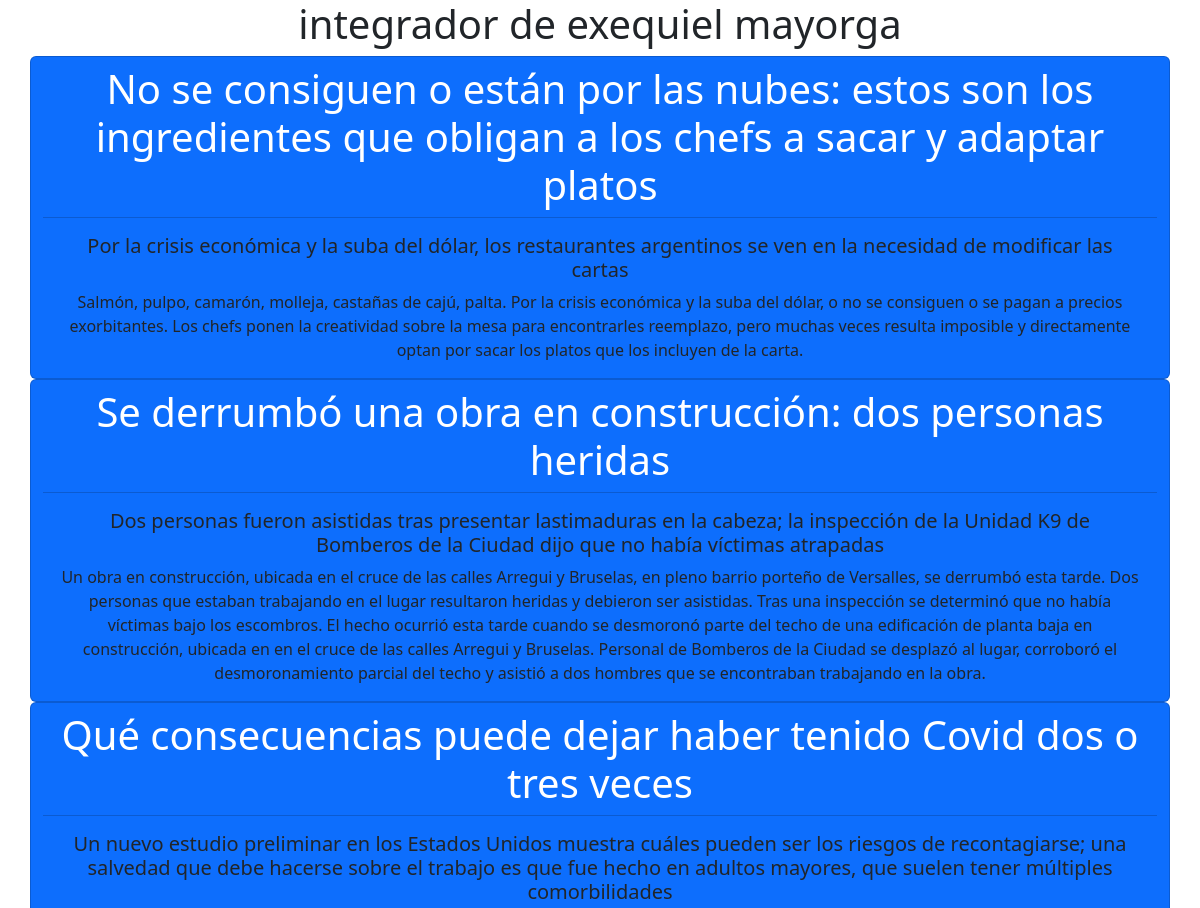
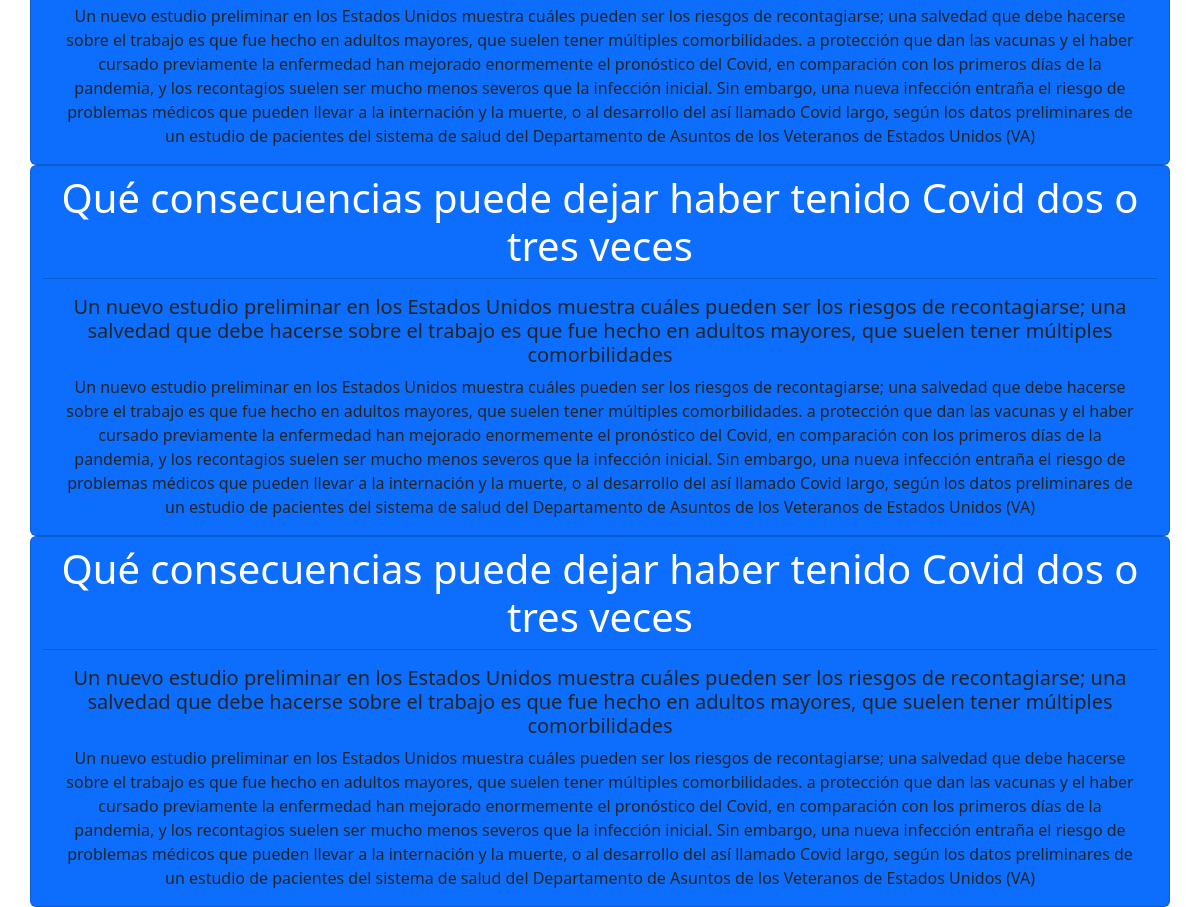
The page / on the database its author committed (2 pictures, top to bottom).
### app_integrador/models.py (models this page shows)
class Diario(models.Model):
    titulo = models.CharField(max_length=200)
    epigrafe = models.TextField()
    cuerpo = models.TextField()

### app_integrador/views.py (the view)
# urls.py: path('', views.diario, name='diario'),
def diario(request):
    data = Diario.objects.all()
    return render(request, 'app_integrador/home.html', {'noticias': data})

### app_integrador/templates/app_integrador/home.html (shortened to what this page needs)
<!DOCTYPE html>
<html lang="en">
<head>
    <link href="https://cdn.jsdelivr.net/npm/bootstrap@5.2.0-beta1/dist/css/bootstrap.min.css" rel="stylesheet"
>
</head>
<body>
    <div class="container text-center">
        <div class="row justify-content-center alig-items-center">
            <p class='h1'> integrador de exequiel mayorga </p>
            {% for noticia in noticias %}
            <div class="card bg-primary">
                <div class="card-header text-bg-primary h1">
                    {{ noticia.titulo }}
                </div>
                <div class="card-body">
                    <h5 class="card-title">{{ noticia.epigrafe }}</h5>
                    <p class="card-text">{{ noticia.cuerpo }}</p>
                </div>
            </div>
            <br>
            <br>
            {% endfor %}
        </div>
    </div>
</body>
</body>
</html>

### rows shown on the page
Diario: titulo "No se consiguen o están por las nubes: estos son los ingredientes que obligan a los chefs a sacar y adaptar platos", epigrafe "Por la crisis económica y la suba del dólar, los restaurantes argentinos se ven en la necesidad de modificar las cartas", cuerpo "Salmón, pulpo, camarón, molleja, castañas de cajú, palta. Por la crisis económica y la suba del dólar, o no se consiguen o se pagan a precios exorbitantes. Los chefs ponen la creatividad sobre la mesa para encontrarles reemplazo, pero muchas veces resulta imposible y directamente optan por sacar los platos que los incluyen de la carta."
Diario: titulo "Se derrumbó una obra en construcción: dos personas heridas", epigrafe "Dos personas fueron asistidas tras presentar lastimaduras en la cabeza; la inspección de la Unidad K9 de Bomberos de la Ciudad dijo que no había víctimas atrapadas", cuerpo "Un obra en construcción, ubicada en el cruce de las calles Arregui y Bruselas, en pleno barrio porteño de Versalles, se derrumbó esta tarde. Dos personas que estaban trabajando en el lugar resultaron heridas y debieron ser asistidas. Tras una inspección se determinó que no había víctimas bajo los escombros. El hecho ocurrió esta tarde cuando se desmoronó parte del techo de una edificación de planta baja en construcción, ubicada en en el cruce de las calles Arregui y Bruselas. Personal de Bomberos de la Ciudad se desplazó al lugar, corroboró el desmoronamiento parcial del techo y asistió a dos hombres que se encontraban trabajando en la obra."
Diario: titulo "Qué consecuencias puede dejar haber tenido Covid dos o tres veces", epigrafe "Un nuevo estudio preliminar en los Estados Unidos muestra cuáles pueden ser los riesgos de recontagiarse; una salvedad que debe hacerse sobre el trabajo es que fue hecho en adultos mayores, que suelen tener múltiples comorbilidades", cuerpo "Un nuevo estudio preliminar en los Estados Unidos muestra cuáles pueden ser los riesgos de recontagiarse; una salvedad que debe hacerse sobre el trabajo es que fue hecho en adultos mayores, que suelen tener múltiples comorbilidades. a protección que dan las vacunas y el haber cursado previamente la enfermedad han mejorado enormemente el pronóstico del Covid, en comparación con los primeros días de la pandemia, y los recontagios suelen ser mucho menos severos que la infección inicial. Sin embargo, una nueva infección entraña el riesgo de problemas médicos que pueden llevar a la internación y la muerte, o al desarrollo del así llamado Covid largo, según los datos preliminares de un estudio de…"
Diario: titulo "Qué consecuencias puede dejar haber tenido Covid dos o tres veces", epigrafe "Un nuevo estudio preliminar en los Estados Unidos muestra cuáles pueden ser los riesgos de recontagiarse; una salvedad que debe hacerse sobre el trabajo es que fue hecho en adultos mayores, que suelen tener múltiples comorbilidades", cuerpo "Un nuevo estudio preliminar en los Estados Unidos muestra cuáles pueden ser los riesgos de recontagiarse; una salvedad que debe hacerse sobre el trabajo es que fue hecho en adultos mayores, que suelen tener múltiples comorbilidades. a protección que dan las vacunas y el haber cursado previamente la enfermedad han mejorado enormemente el pronóstico del Covid, en comparación con los primeros días de la pandemia, y los recontagios suelen ser mucho menos severos que la infección inicial. Sin embargo, una nueva infección entraña el riesgo de problemas médicos que pueden llevar a la internación y la muerte, o al desarrollo del así llamado Covid largo, según los datos preliminares de un estudio de…"
Diario: titulo "Qué consecuencias puede dejar haber tenido Covid dos o tres veces", epigrafe "Un nuevo estudio preliminar en los Estados Unidos muestra cuáles pueden ser los riesgos de recontagiarse; una salvedad que debe hacerse sobre el trabajo es que fue hecho en adultos mayores, que suelen tener múltiples comorbilidades", cuerpo "Un nuevo estudio preliminar en los Estados Unidos muestra cuáles pueden ser los riesgos de recontagiarse; una salvedad que debe hacerse sobre el trabajo es que fue hecho en adultos mayores, que suelen tener múltiples comorbilidades. a protección que dan las vacunas y el haber cursado previamente la enfermedad han mejorado enormemente el pronóstico del Covid, en comparación con los primeros días de la pandemia, y los recontagios suelen ser mucho menos severos que la infección inicial. Sin embargo, una nueva infección entraña el riesgo de problemas médicos que pueden llevar a la internación y la muerte, o al desarrollo del así llamado Covid largo, según los datos preliminares de un estudio de…"
